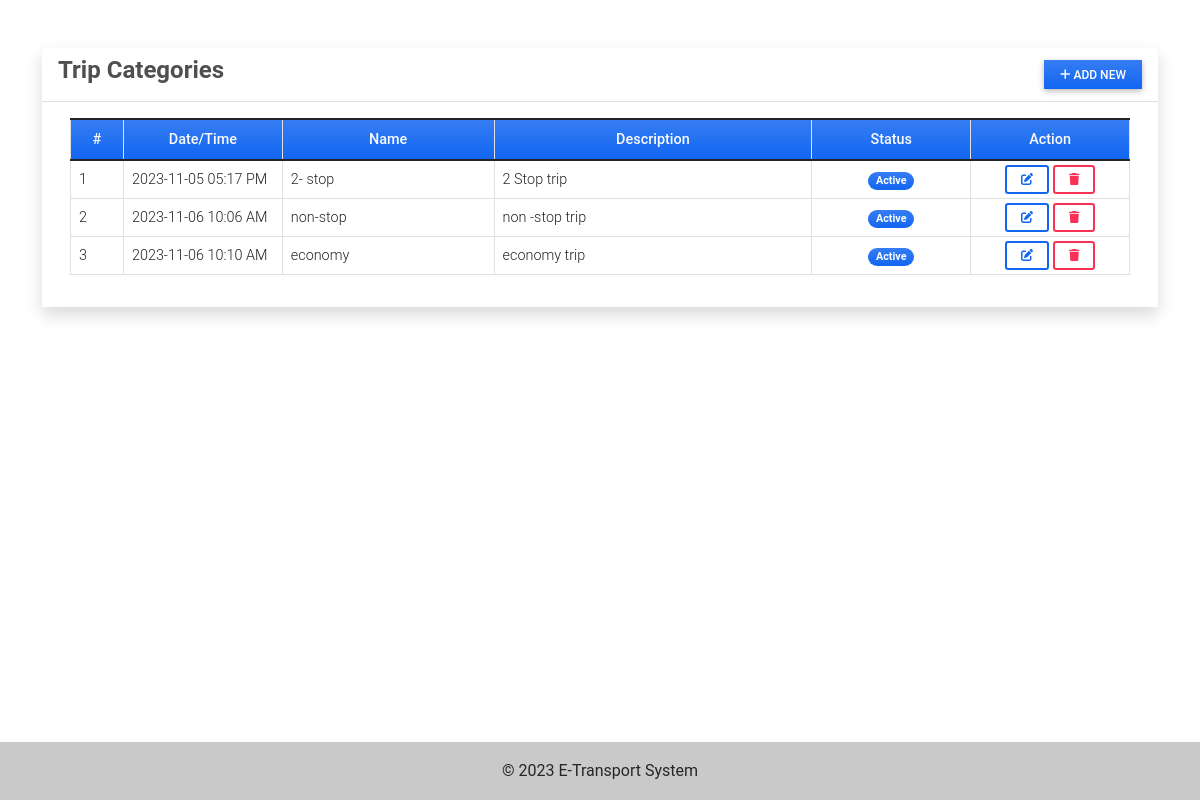
The app's page /category/ (signed in) with its own data.
### MainApp/models.py (models this page shows, shortened)
class Category(models.Model):
    name = models.CharField(max_length=250)
    description = models.TextField()
    status = models.CharField(max_length=2, choices=(('1', 'Active'), ('2', 'Inactive')), default=1)
    date_created = models.DateTimeField(default=timezone.now)
    date_updated = models.DateTimeField(auto_now=True)

### MainApp/views.py (the view)
# urls.py: path('category/',views.category_mgt,name='category-page'),
@login_required
def category_mgt(request):
    context['page_title'] = "Bus Categories"
    categories = Category.objects.all()
    context['categories'] = categories
    return render(request, 'category_mgt.html', context)

### MainApp/templates/category_mgt.html (shortened to what this page needs)
{% extends 'base.html' %} {% block pageContent %}
        <div class="col-lg-12 col-md-12 col-sm-12 col-xs-12">
            <div class="card card-default rounded-0 shadow ">
                <div class="card-header">
                    <div class="d-flex w-100 align-items-center justify-content-between">
                        <h4 class="card-title fw-bold">Trip Categories</h4>
                        <div class="tools">
                            <button type="button" class="btn btn-primary rounded-0 bg-gradient btn-sm" id='add_new'><i class="fa fa-plus"></i> Add New</button>
                        </div>
                    </div>
                </div>
                <div class="card-body">
                    <div class="container-fluid">
                        <table class="table table-bordered" id="category-list">
                            <colgroup>
                                <col width="5%">
                                <col width="15%">
                                <col width="20%">
                                <col width="30%">
                                <col width="15%">
                                <col width="15%">
                            </colgroup>
                            <thead>
                                <tr class="bg-gradient bg-primary bg-opacity-50 text-light">
                                    <th class="px-2 py-2 text-center">#</th>
                                    <th class="px-2 py-2 text-center">Date/Time</th>
                                    <th class="px-2 py-2 text-center">Name</th>
                                    <th class="px-2 py-2 text-center">Description</th>
                                    <th class="px-2 py-2 text-center">Status</th>
                                    <th class="px-2 py-2 text-center">Action</th>
                                </tr>
                            </thead>
                            <tbody>
                                {% for category in categories %}
                                <tr>
                                    <td class="px-2 py-1 align-middle">{{ forloop.counter }}</td>
                                    <td class="px-2 py-1 align-middle">{{ category.date_created|date:"Y-m-d h:i A" }}</td>
                                    <td class="px-2 py-1 align-middle">{{ category.name }}</td>
                                    <td class="px-2 py-1 align-middle">
                                        <p class="m-0 text-truncate">{{ category.description }}</p>
                                    </td>
                                    <td class="px-1 py-1 align-middle text-center">
                                        {% if category.status == '1' %}
                                        <span class="badge bg-primary bg-gradient rounded-pill px-2">Active</span> {% else %}
                                        <span class="badge bg-secondary bg-gradient rounded-pill px-2">Inactive</span> {% endif %}
                                    </td>
                                    <td class="px-2 py-1 align-middle text-center">
                                        <a class="btn btn-outline-primary btn-sm edit-data" href="javascript:void(0)" data-id="{{ category.pk }}" title="Edit">
                                            <i class="fa fa-edit"></i>
                                        </a>
                                        <button class="btn btn-outline-danger btn-sm delete-data" type="button" data-id="{{ category.pk }}" title="Delete">
                                            <i class="fa fa-trash"></i>
                                        </button>
                                    </td>
                                </tr>
                                {% endfor %}
                            </tbody>
                        </table>
                    </div>
                </div>
            </div>
        </div>
{% endblock pageContent %}

### static/MainApp/default/css/style.css (style rules this page uses)
html, body { height: 100%; width: 100%; max-height: 100%; overflow: auto; display: flex; flex-direction: column; }

### records on screen
Category: date_created "2023-11-05 05:17 PM", name "2- stop", description "2 Stop trip", status "Active"
Category: date_created "2023-11-06 10:06 AM", name "non-stop", description "non -stop trip", status "Active"
Category: date_created "2023-11-06 10:10 AM", name "economy", description "economy trip", status "Active"
